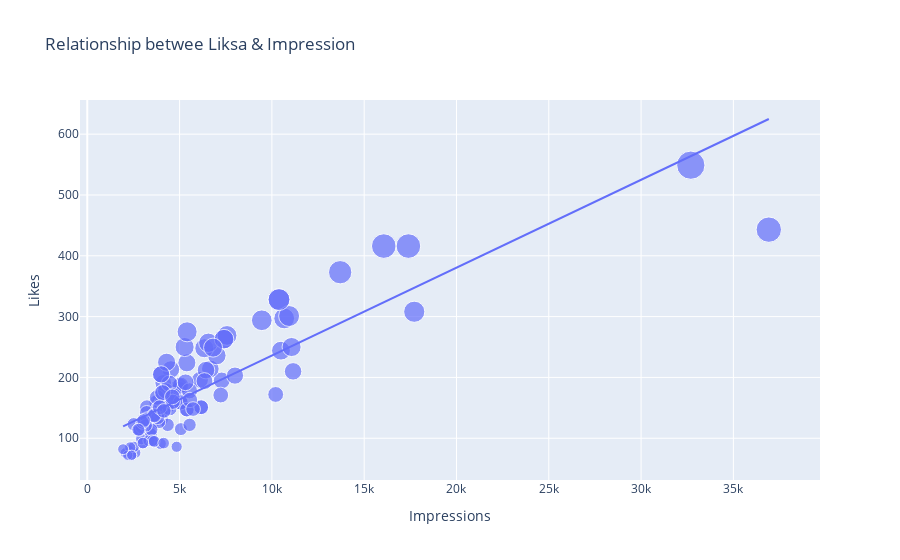

The cell this chart's notebook holds for it:
### Code cell
figur=px.scatter(df,x="Impressions",y="Shares",size="Shares",
                  trendline="ols",title="Relationship between shares and Imporession ")
figure.show()
